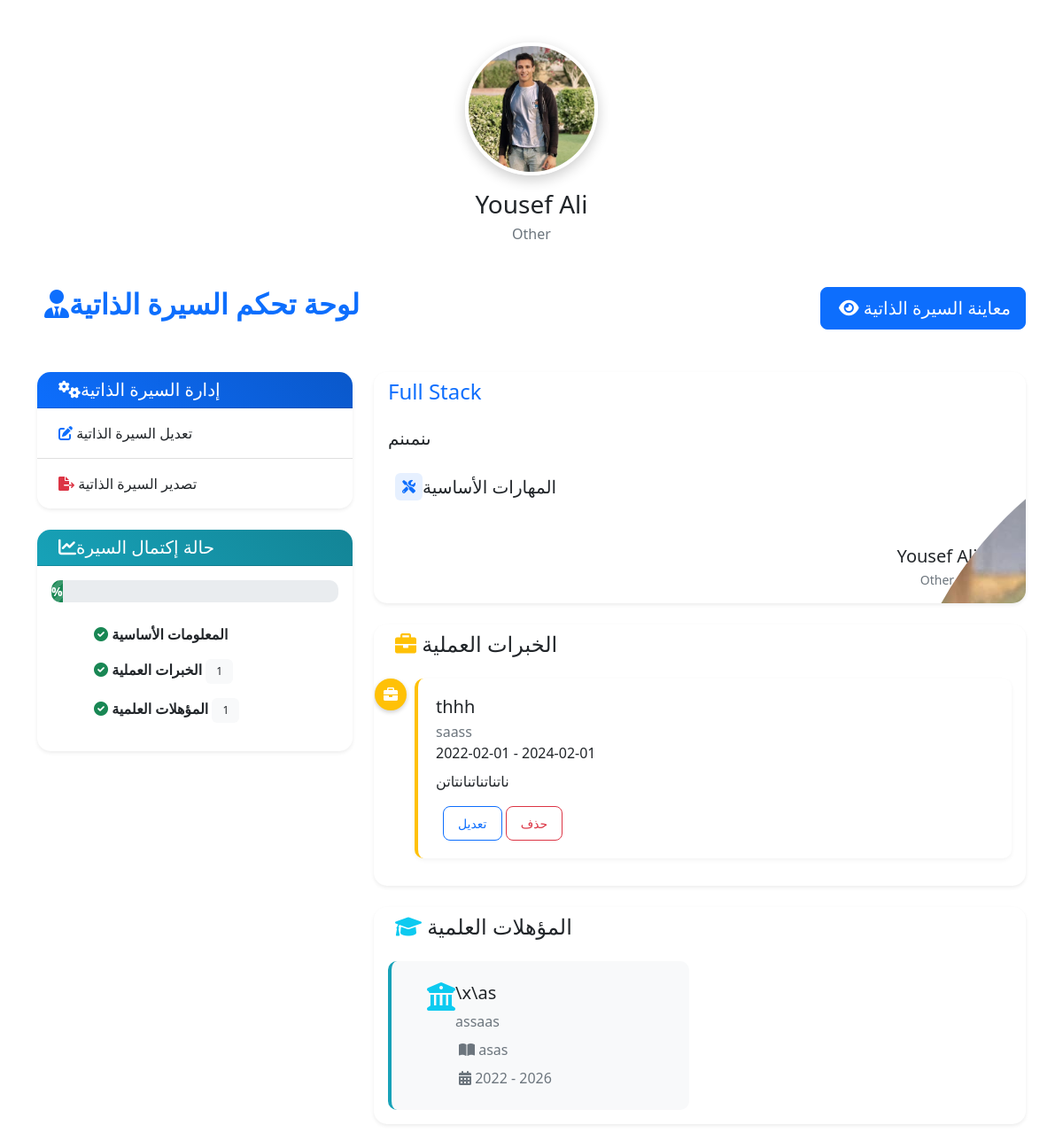
The page /cv/ (signed in) on the database its author committed.
### AMOON_app/models.py (models this page shows, shortened)
class CustomUser(AbstractUser):
    id = models.AutoField(primary_key=True)
    profile_image = models.ImageField(upload_to='profile_images/', blank=True, null=True)
    hire_date = models.DateField(default=now)  # تاريخ التوظيف
    last_seen = models.DateTimeField(auto_now=True )  # يتم تحديثه تلقائيًا عند آخر نشاط
    company = models.ForeignKey(
        Company,
        on_delete=models.CASCADE,
        null=True,
        blank=True,
        related_name="users"
    )
    department = models.CharField(
        max_length=50,
        choices=DEPARTMENTS,
        default='Other',
        blank=True
    )
    job_title = models.CharField(
        max_length=50,
        choices=JOB_TITLES,
        default='Other',
        blank=True
    )
    groups = models.ManyToManyField(Group, related_name="customuser_set", blank=True)
    user_permissions = models.ManyToManyField(Permission, related_name="customuser_permissions_set", blank=True)
    USER_TYPE_CHOICES = (
        ('company', 'Company'),
        ('employee', 'Employee'),
    )
    user_type = models.CharField(max_length=10, choices=USER_TYPE_CHOICES, default='employee')
    position = models.CharField(max_length=100, blank=True)
    created_at = models.DateTimeField(auto_now_add=True)
    updated_at = models.DateTimeField(auto_now=True)

class CV(models.Model):
    user = models.OneToOneField(User, on_delete=models.CASCADE, related_name='cv')
    phone = models.CharField(max_length=20, blank=True, null=True)
    title = models.CharField(max_length=100, verbose_name="المسمى الوظيفي")
    summary = models.TextField(verbose_name="ملخص عنك")

class Experience(models.Model):
    cv = models.ForeignKey(CV, on_delete=models.CASCADE, related_name='experiences')
    job_title = models.CharField(max_length=100, verbose_name="المسمى الوظيفي")
    company = models.CharField(max_length=100, verbose_name="الشركة")
    start_date = models.DateField(verbose_name="تاريخ البدء")
    end_date = models.DateField(verbose_name="تاريخ الانتهاء", null=True, blank=True)
    currently_working = models.BooleanField(default=False, verbose_name="ما زلت أعمل هنا")
    description = models.TextField(verbose_name="الوصف")

class Education(models.Model):
    cv = models.ForeignKey(CV, on_delete=models.CASCADE, related_name='educations')
    degree = models.CharField(max_length=100, verbose_name="الدرجة العلمية")
    institution = models.CharField(max_length=100, verbose_name="المؤسسة التعليمية")
    field_of_study = models.CharField(max_length=100, verbose_name="التخصص")
    start_date = models.DateField(verbose_name="تاريخ البدء")
    end_date = models.DateField(verbose_name="تاريخ الانتهاء", null=True, blank=True)
    currently_studying = models.BooleanField(default=False, verbose_name="ما زلت أدرس هنا")

### AMOON_app/views.py (the view)
# urls.py: path('cv/', cv_dashboard, name='cv_dashboard'),
@login_required
def cv_dashboard(request):
    try:
        cv = request.user.cv
    except CV.DoesNotExist:
        cv = None
    experiences = Experience.objects.filter(cv__user=request.user) if cv else []
    educations = Education.objects.filter(cv__user=request.user) if cv else []
    return render(request, 'cv/cv_dashboard.html', {
        'cv': cv,
        'experiences': experiences,
        'educations': educations,
    })

### AMOON_app/templates/cv/cv_dashboard.html (shortened to what this page needs)
<link href="https://cdn.jsdelivr.net/npm/bootstrap@5.0.2/dist/css/bootstrap.rtl.min.css" rel="stylesheet">
<link href="https://cdnjs.cloudflare.com/ajax/libs/font-awesome/6.0.0/css/all.min.css" rel="stylesheet">
{% load static %}
{% block content %}
<div class="container py-5">
    <div class="profile-header text-center mb-5">
        <div class="profile-image-container">
            <div class="profile-image-wrapper">
            </div>
            <h3 class="mt-3 mb-1">{{ user.get_full_name }}</h3>
            <p class="text-muted mb-0">{{ user.job_title }}</p>
        </div>
    </div>
    <div class="d-flex justify-content-between align-items-center mb-5">
        <h2 class="fw-bold text-primary">
            <i class="fas fa-user-tie me-2"></i>لوحة تحكم السيرة الذاتية
        </h2>
        {% if cv %}
        <a href="{% url 'view_cv' %}" class="btn btn-primary btn-lg">
            <i class="fas fa-eye me-1"></i> معاينة السيرة الذاتية
        </a>
        {% endif %}
    </div>
    <div class="row g-4">
        <div class="col-md-4">
            <div class="card shadow-sm mb-4 border-0 hover-card">
                <div class="card-header bg-gradient-primary text-white rounded-top">
                    <h5 class="mb-0"><i class="fas fa-cogs me-2"></i>إدارة السيرة الذاتية</h5>
                </div>
                <div class="card-body p-0">
                    <div class="list-group list-group-flush">
                        {% if cv %}
                            <a href="{% url 'update_cv' %}" class="list-group-item list-group-item-action py-3">
                                <i class="fas fa-edit text-primary me-2"></i> تعديل السيرة الذاتية
                            </a>
                        {% else %}
                            <a href="{% url 'create_cv' %}" class="list-group-item list-group-item-action py-3">
                                <i class="fas fa-plus-circle text-success me-2"></i> إنشاء سيرة ذاتية
                            </a>
                        {% endif %}
                        {% if cv %}
                        <a href="#" class="list-group-item list-group-item-action py-3" data-bs-toggle="modal" data-bs-target="#exportModal">
                            <i class="fas fa-file-export text-danger me-2"></i> تصدير السيرة الذاتية
                        </a>
                        {% endif %}
                    </div>
                </div>
            </div>
            {% if cv %}
            <div class="card shadow-sm border-0 hover-card">
                <div class="card-header bg-gradient-info text-white rounded-top">
                    <h5 class="mb-0"><i class="fas fa-chart-line me-2"></i>حالة إكتمال السيرة</h5>
                </div>
                <div class="card-body">
                    {% with complete_percent=cv.completion_percentage %}
                    <div class="progress mb-4" style="height: 25px;">
                        <div class="progress-bar bg-success progress-bar-striped progress-bar-animated"
                             role="progressbar"
                             style="width: {{ complete_percent }}%"
                             aria-valuenow="{{ complete_percent }}"
                             aria-valuemin="0"
                             aria-valuemax="100">
                            {{ complete_percent }}%
                        </div>
                    </div>
                    <ul class="list-unstyled">
                        <li class="mb-3">
                            <i class="fas fa-check-circle text-success me-2"></i>
                            <span class="fw-bold">المعلومات الأساسية</span>
                        </li>
                        <li class="mb-3">
                            <i class="fas {% if experiences %}fa-check-circle text-success{% else %}fa-circle text-muted{% endif %} me-2"></i>
                            <span class="fw-bold">الخبرات العملية</span>
                            <span class="badge bg-light text-dark ms-2">{{ experiences|length }}</span>
                        </li>
                        <li>
                            <i class="fas {% if educations %}fa-check-circle text-success{% else %}fa-circle text-muted{% endif %} me-2"></i>
                            <span class="fw-bold">المؤهلات العلمية</span>
                            <span class="badge bg-light text-dark ms-2">{{ educations|length }}</span>
                        </li>
                    </ul>
                    {% endwith %}
                </div>
            </div>
            {% endif %}
        </div>
        <div class="col-md-8">
            {% if cv %}
                <div class="card shadow-sm mb-4 border-0 hover-card">
                    <div class="card-header bg-white border-bottom-0">
                        <h4 class="mb-0 text-primary">{{ cv.title }}</h4>
                    </div>
                    <div class="card-body">
                        <div class="d-flex align-items-start">
                            <div class="flex-grow-1">
                                <p class="lead mb-4">{{ cv.summary }}</p>
                                <div class="mb-4">
                                    <h5 class="d-flex align-items-center mb-3">
                                        <span class="badge bg-primary-lighten text-primary p-2 me-2">
                                            <i class="fas fa-tools"></i>
                                        </span>
                                        المهارات الأساسية
                                    </h5>
                                </div>
                            </div>
                            <div class="ms-4 text-center">
                                <div class="avatar avatar-xl mb-3">
                                    {% if user.profile_image %}
                                        <img src="{{ user.profile_image.url }}" class="rounded-circle" alt="صورة الملف الشخصي">
                                    {% else %}
                                        <div class="avatar-text bg-primary text-white rounded-circle">
                                            {{ user.first_name|first }}{{ user.last_name|first }}
                                        </div>
                                    {% endif %}
                                </div>
                                <h5 class="mb-1">{{ user.get_full_name }}</h5>
                                <p class="text-muted small mb-0">{{ user.job_title }}</p>
                            </div>
                        </div>
                    </div>
                </div>
            {% endif %}
            {% if experiences %}
            <div class="card shadow-sm mb-4 border-0 hover-card">
                <div class="card-header bg-white border-bottom-0 d-flex justify-content-between align-items-center">
                    <h4 class="mb-0">
                        <i class="fas fa-briefcase text-warning me-2"></i> الخبرات العملية
                    </h4>
                </div>
                <div class="card-body">
                    <div class="timeline">
                        {% for exp in experiences %}
                        <div class="timeline-item {% if forloop.last %}last{% endif %}">
                            <div class="timeline-badge bg-warning">
                                <i class="fas fa-briefcase"></i>
                            </div>
                            <div class="timeline-card">
                                <div class="timeline-header">
                                    <h5 class="mb-1">{{ exp.job_title }}</h5>
                                    <span class="text-muted">{{ exp.company }}</span>
                                </div>
                                <div class="timeline-date mb-2">
                                    {{ exp.start_date|date:"Y-m-d" }} -
                                    {% if exp.currently_working %}
                                    <span class="badge bg-success">حتى الآن</span>
                                    {% else %}
                                    {{ exp.end_date|date:"Y-m-d" }}
                                    {% endif %}
                                </div>
                                <div class="timeline-content mb-3">
                                    <p class="mb-0">{{ exp.description }}</p>
                                </div>
                                <div class="timeline-actions">
                                    <a href="#" class="btn btn-sm btn-outline-primary me-2">تعديل</a>
                                    <a href="#" class="btn btn-sm btn-outline-danger">حذف</a>
                                </div>
                            </div>
                        </div>
                        {% endfor %}
                    </div>
                </div>
            </div>
            {% endif %}
            {% if educations %}
            <div class="card shadow-sm border-0 hover-card">
                <div class="card-header bg-white border-bottom-0 d-flex justify-content-between align-items-center">
                    <h4 class="mb-0">
                        <i class="fas fa-graduation-cap text-info me-2"></i> المؤهلات العلمية
                    </h4>
                </div>
                <div class="card-body">
                    <div class="row g-4">
                        {% for edu in educations %}
                        <div class="col-md-6">
                            <div class="education-card p-4 h-100">
                                <div class="d-flex align-items-start">
                                    <div class="edu-icon me-3">
                                        <i class="fas fa-university text-info fs-2"></i>
                                    </div>
                                    <div>
                                        <h5 class="mb-2">{{ edu.degree }}</h5>
                                        <p class="text-muted mb-2">{{ edu.institution }}</p>
                                        <p class="text-muted mb-2">
                                            <i class="fas fa-book-open me-1"></i> {{ edu.field_of_study }}
                                        </p>
                                        <p class="text-muted mb-0">
                                            <i class="fas fa-calendar-alt me-1"></i>
                                            {{ edu.start_date|date:"Y" }} -
                                            {% if edu.currently_studying %}
                                            <span class="badge bg-success">حتى الآن</span>
                                            {% else %}
                                            {{ edu.end_date|date:"Y" }}
                                            {% endif %}
                                        </p>
                                    </div>
                                </div>
                            </div>
                        </div>
                        {% endfor %}
                    </div>
                </div>
            </div>
            {% endif %}
        </div>
    </div>
</div>
{% endblock %}

### AMOON_app/templates/cv/cv_dashboard.html (style rules this page uses)
.bg-gradient-primary { background: linear-gradient(45deg, var(--primary-color), #0a58ca); }
.bg-gradient-info { background: linear-gradient(45deg, var(--info-color), #138496); }
.card { border-radius: 15px; overflow: hidden; transition: all 0.3s ease; }
.hover-card { transition: transform 0.3s ease, box-shadow 0.3s ease; }
.progress { border-radius: 10px; overflow: hidden; }
.progress-bar { font-size: 14px; font-weight: bold; }
.timeline { position: relative; padding-left: 30px; }
.timeline-item { position: relative; padding-bottom: 30px; }
.timeline-item.last { padding-bottom: 0; }
.timeline-badge { position: absolute; left: -45px; top: 0; width: 36px; height: 36px; border-radius: 50%; display: flex; align-items: center; justify-content: center; color: white; box-shadow: 0 2px 5px rgba(0,0,0,0.2); }
.timeline-card { background: white; border-radius: 10px; padding: 20px; margin-bottom: 15px; border-left: 4px solid var(--warning-color); box-shadow: 0 2px 5px rgba(0,0,0,0.05); }
.education-card { background: #f8f9fa; border-radius: 10px; border-left: 4px solid var(--info-color); transition: all 0.3s ease; }
.avatar { position: relative; display: inline-block; }
.avatar-xl { width: 120px; height: 120px; }
.bg-primary-lighten { background-color: rgba(13, 110, 253, 0.1); }
.list-group-item { transition: all 0.3s ease; }
.btn { border-radius: 8px; padding: 8px 16px; transition: all 0.3s ease; }
.badge { padding: 8px 12px; border-radius: 6px; font-weight: 500; }
.profile-header { position: relative; }
.profile-image-container { display: inline-block; text-align: center; }
.profile-image-wrapper { position: relative; width: 150px; height: 150px; margin: 0 auto; border-radius: 50%; overflow: hidden; box-shadow: 0 5px 15px rgba(0,0,0,0.2); border: 4px solid white; }

### rows shown on the page
CustomUser: get_full_name "Yousef Ali", job_title "Other", profile_image (picture)
CV: title "Full Stack", summary "ىنمىنم"
Experience: job_title "thhh", company "saass", start_date "2022-02-01", end_date "2024-02-01", description "ناتناتناتنانتاتن"
Education: degree "\\x\\as", institution "assaas", field_of_study "asas", start_date "2022", end_date "2026"

### other values the page prints
{{ experiences|length }} "1"
{{ educations|length }} "1"
